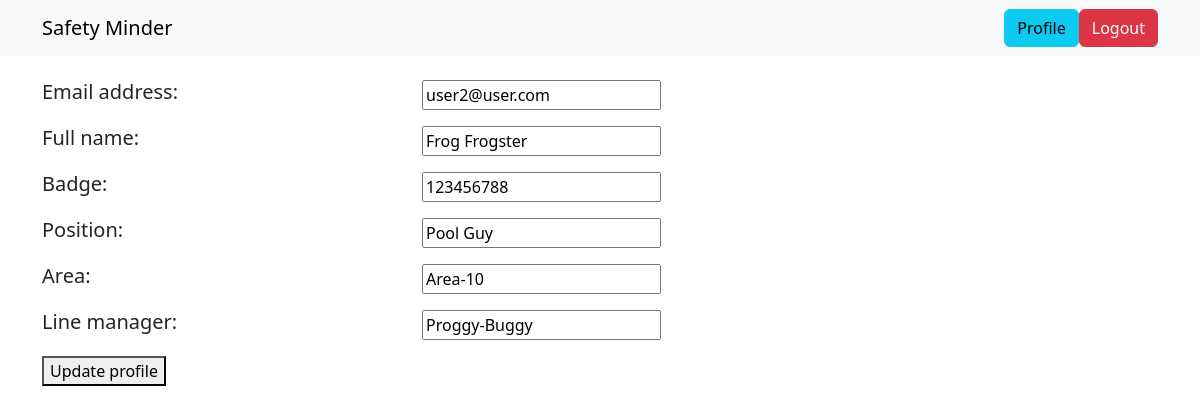
The page /safety-minder/profile/update (signed in) on the database as committed earlier.
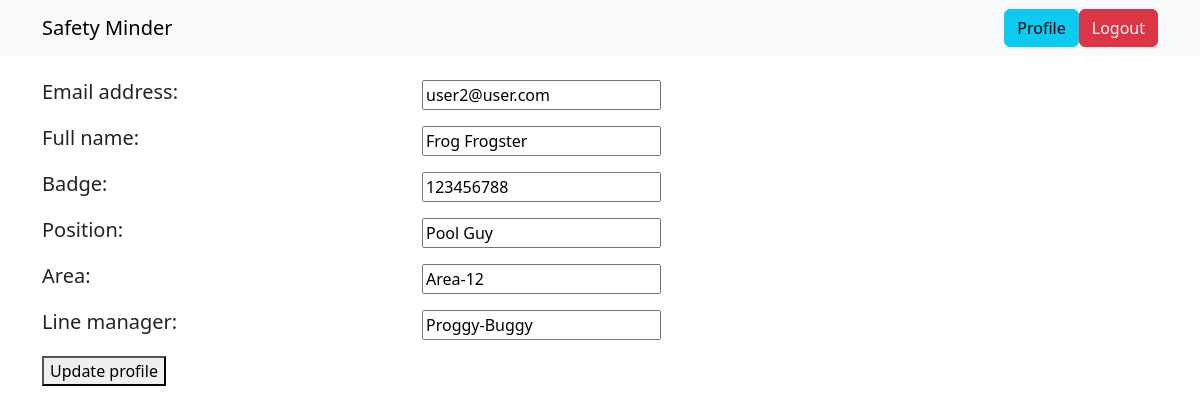
The same page on the database as committed later.
### app_users/models.py (models this page shows, shortened)
class CustomUser(AbstractUser, PermissionsMixin):
    email = models.EmailField(_('email address'), unique=True)
    username = models.CharField(max_length=30, unique=False, blank=True, null=True)
    full_name = models.CharField(max_length=100, unique=True, blank=False, null=False)
    badge = models.PositiveIntegerField(unique=True, null=True)
    position = models.CharField(max_length=50, unique=False, blank=False, null=False)
    area = models.CharField(max_length=50, unique=False, blank=False, null=True)
    line_manager = models.CharField(max_length=100, unique=False, blank=False, null=True)
    is_active = models.BooleanField(default=True)
    is_superuser = models.BooleanField(default=False)
    is_staff = models.BooleanField(default=False)
    USERNAME_FIELD = 'email'
    REQUIRED_FIELDS = []
    objects = CustomUserManager()
    class Meta:
        verbose_name = "Custom User"
        verbose_name_plural = "Custom Users"

### app_main_site/views.py (the view)
# urls.py: path("profile/update", views.update_profile, name="update_profile"),
def update_profile(request):
    current_profile = get_object_or_404(CustomUser, pk=request.user.id)
    if request.method == "POST":
        form = ProfileForm(request.POST, instance=current_profile)
        if form.is_valid():
            form.save()
            return redirect(reverse("app_main_site:profile"))
    else:
        form = ProfileForm(instance=current_profile)
        return render(request, "app_main_site/update_profile.html", {"form": form})

### app_users/forms.py
class ProfileForm(forms.ModelForm):
    class Meta:
        model = CustomUser
        fields = ('email', 'full_name', 'badge', 'position', 'area', 'line_manager')

### app_main_site/templates/app_main_site/update_profile.html (shortened to what this page needs)
{% extends "app_main_site/base.html" %}
{% block content %}
<form method="post" class="update_profile">
    {% for item in form %}
        <div class="row">
            <div class="col-md-4 col-12">
                <h5>{{ item.label_tag }}</h5>
            </div>
            <div class="col-md-8 col-12">
                <p>{{ item }}</p>
            </div>
        </div>
    {% endfor %}
    <button type="submit">Update profile</button>
</form>
{% endblock%}

### app_main_site/templates/app_main_site/base.html (shortened to what this page needs)
<!doctype html>
{% load static %}
<html lang="en">
    <head>
        <link href="https://cdn.jsdelivr.net/npm/bootstrap@5.3.2/dist/css/bootstrap.min.css" rel="stylesheet">
    </head>
    <body>
        <header class="navbar navbar-expand-lg navbar-light bg-light">
            <div class="container-md">
                <a class="navbar-brand mx-auto" href="{% url 'app_main_site:home' %}">Safety Minder</a>
                <div class="collapse navbar-collapse" id="navbarNav">
                    <ul class="navbar-nav ms-auto">
                        {% if user.is_authenticated %}
                        <li class="nav-item">
                            <a href="{% url 'app_main_site:profile' %}" class="btn btn-info">Profile</a>
                        </li>
                        <li class="nav-item">
                            <a href="{% url 'app_main_site:logout' %}" class="btn btn-danger">Logout</a>
                        </li>
                        {% endif %}
                    </ul>
                </div>
            </div>
        </header>
        <main class="container py-4">
            {% block content %}{% endblock %}
        </main>
    </body>
</html>

Rows that differ between the two databases and show on the page:
changed CustomUser "user2@user.com": area "Area-10" → "Area-12"
